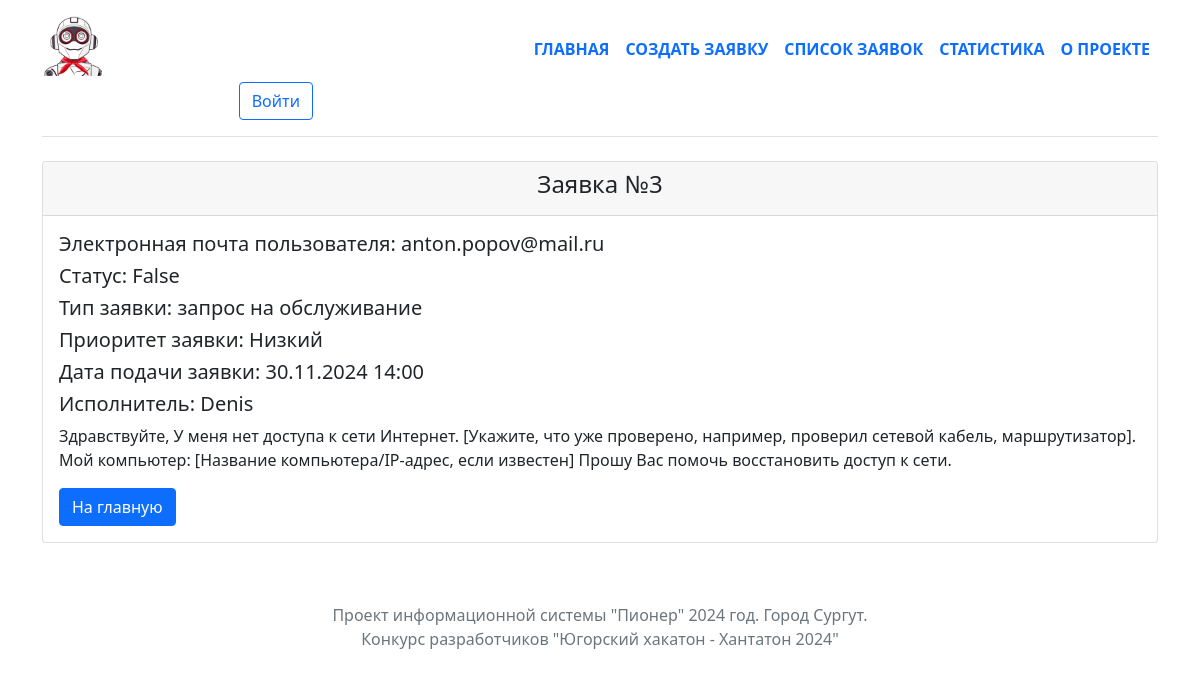
The page /task/3/ on the database its author committed.
### tasks/models.py (models this page shows, shortened)
class Task(models.Model):
    title = models.CharField(max_length=1024, null=True)
    message = models.TextField()
    authors = models.CharField(max_length=1024)
    contractor = models.ForeignKey(User, on_delete=models.CASCADE, null=True)
    created = models.DateTimeField("date published", auto_now_add= True)
    closed = models.BooleanField(default=False)
    typetask = models.ForeignKey(TypeTask, on_delete=models.CASCADE, null=True)
    priority = models.ForeignKey(Priority, on_delete=models.CASCADE, null=True)

class TypeTask(models.Model):
    type = models.CharField(max_length=50, null=True)
    def __str__(self):
        return self.type

class Priority(models.Model):
    level = models.CharField(max_length=50, null=True)
    def __str__(self):
        return self.level

### tasks/views.py (the view)
# urls.py: path("task/<int:task_id>/", views.task_info, name="task_info"),
def task_info(request, task_id):
    task = Task.objects.get(id=task_id)
    return render(request, 'tasks/task_info.html', {'task': task})

### tasks/templates/tasks/task_info.html
{% extends "tasks/base.html" %}
{% block content %}
    <div class="container">
        <div class="row">
            <div class="col-lg-12">
                <div class="card">
                    <div class="card-header">
                    <h4 class="text-center text">Заявка №{{ task.pk }}</h4>
                    </div>
                    <div class="card-body">
                        <h5 class="card-title">Электронная почта пользователя: {{ task.authors }}</h5>
                        <h5 class="card-title">Статус: {{ task.closed }}</h5>
                        <h5 class="card-title">Тип заявки: {{ task.typetask }}</h5>
                        <h5 class="card-title">Приоритет заявки: {{ task.priority }}</h5>
                        <h5 class="card-title">Дата подачи заявки: {{ task.created|date:'d.m.Y H:i' }}</h5>
                        <h5 class="card-title">Исполнитель: {{ task.contractor }}</h5>
                        <p class="card-text">{{ task.message }}</p>
                        <a href="/" class="btn btn-primary">На главную</a>
                    </div>
                </div>
            </div>
        </div>
    </div>
{% endblock %}

### rows shown on the page
Task: pk "3", authors "anton.popov@mail.ru", closed "False", typetask "запрос на обслуживание", priority "Низкий", created "30.11.2024 14:00", contractor "Denis", message "Здравствуйте, У меня нет доступа к сети Интернет. [Укажите, что уже проверено, например, проверил сетевой кабель, маршрутизатор]. Мой компьютер: [Название компьютера/IP-адрес, если известен] Прошу Вас помочь восстановить доступ к сети."
